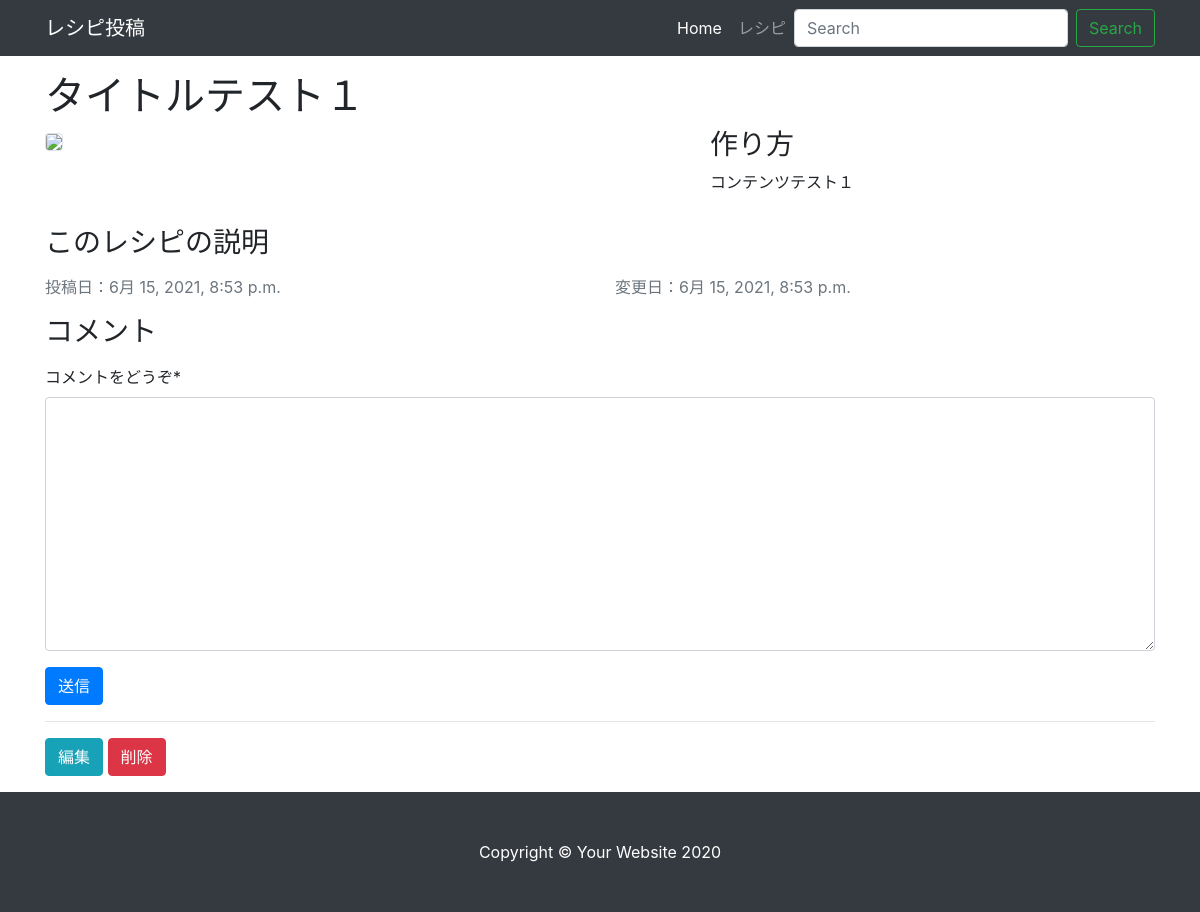
The app's page /recipe/1, older data.
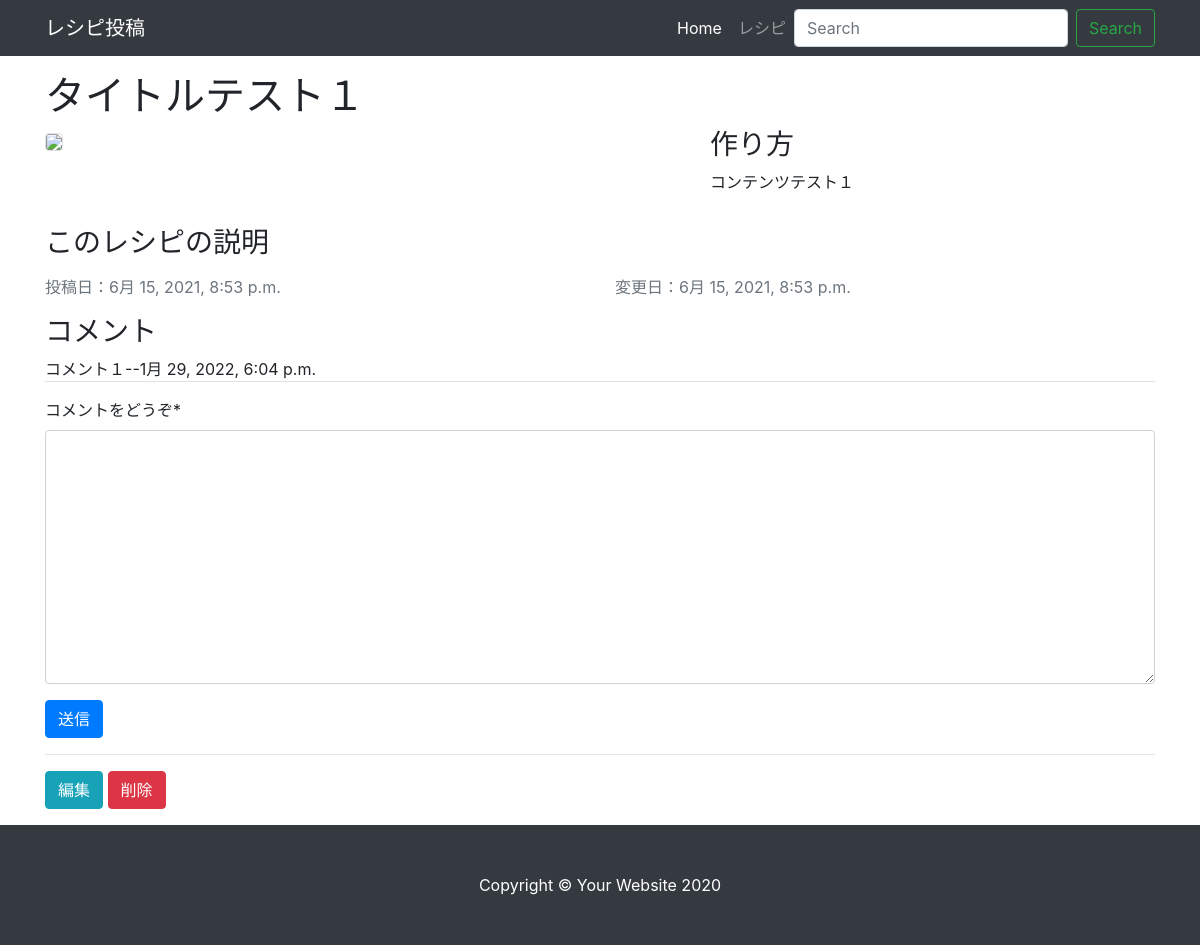
The same page, newer data.
### comment/models.py (models this page shows)
class Comment(models.Model):
  content = models.TextField()
  created = models.DateTimeField(auto_now_add=True)
  recipe = models.ForeignKey(Recipe, on_delete=models.CASCADE, default=None, null=True)

### recipe/views.py (the view)
# urls.py: path('<int:pk>', RecipeDetailView.as_view(), name="detail"),
class RecipeDetailView(DetailView):
  model = Recipe
  def get_context_data(self, **kwargs):
    context = super().get_context_data(**kwargs)
    context['CommentForm'] = CommentForm(initial={'recipe':self.object})
    return context

### comment/forms.py
class CommentForm(forms.ModelForm):
  class Meta:
    model = Comment
    fields = ["content", "recipe", ]
    widgets = {
      "recipe":forms.HiddenInput()
    }
    labels = {
      "content":"コメントをどうぞ"
    }

### recipe/templates/recipe/recipe_detail.html (shortened to what this page needs)
{% extends "base.html" %}
{% load static %}
{% load crispy_forms_tags %}
{% block body %}
  <div class="row my-3">
    <div class="col-lg-12">
      <h1>{{recipe.title}}</h1>
    </div>
    <div class="col-lg-7">
      {% if recipe.image %}
        <img src="{{ recipe.detail_main.url }}" width="640" class="img-fluid rounded border">
      {% else %}
        <img src="{% static 'images/01.jpeg' %}" width="640" class="img-fluid rounded border">
      {% endif %}
    </div>
    <div class="col-lg-5">
      <h3>作り方</h3>
      <p>{{recipe.content}}</p>
    </div>
  </div>
  <div class="row">
    <div class="col-lg-12">
      <h3>このレシピの説明</h3>
    </div>
  </div>
  <div class="row">
    <div class="col">
      <p class="text-muted">投稿日：{{recipe.created}}</p>
    </div>
    <div class="col">
      <p class="text-muted">変更日：{{recipe.modified}}</p>
    </div>
  </div>
  <div class="row">
    <div class="col">
      <h3>コメント</h3>
      <ul class= "list-unstyled">
        {% for comment in recipe.comment_set.all %}
        <li class="border-bottom mt-2">
          {{comment.content}}--{{comment.created}}
        </li>
        {% endfor %}
      </ul>
    </div>
  </div>
  <div class="row">
    <div class="col">
      <form method="post" action="{% url 'comment:create' %}">
        {{ CommentForm|crispy }}
        <button type="submit" class="btn btn-primary">送信</button>
      </form>
    </div>
  </div>
  <hr>
  <div class="row">
    <div class="col-lg-12">
      <a class="btn btn-info" href="{% url 'recipe:update' recipe.id %}">編集</a>
      <a class="btn btn-danger" href="{% url 'recipe:delete' recipe.id %}">削除</a>
    </div>
  </div>
{% endblock %}

Row changes from the older to the newer data that the page shows:
added Comment: content "コメント１", created "1月 29, 2022, 6:04 p.m."
